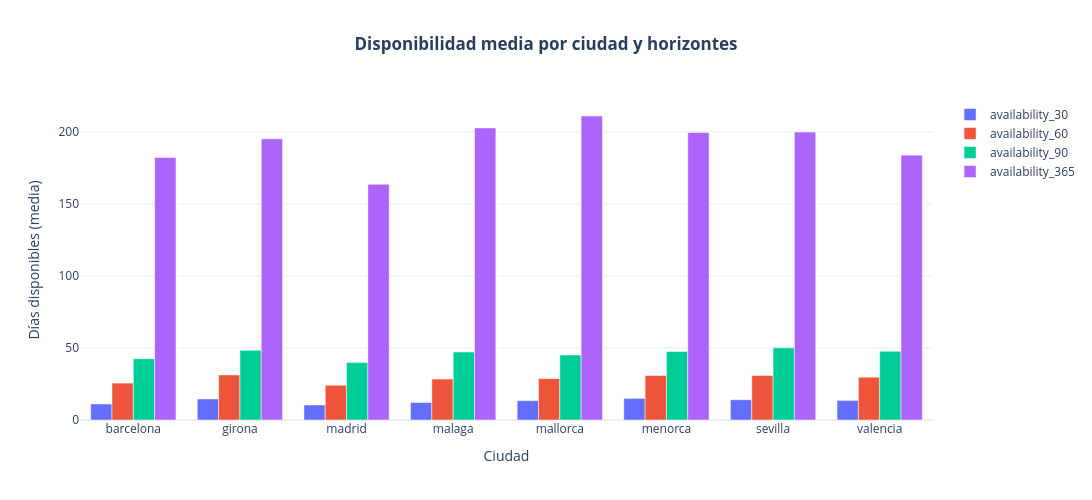

Notebook cell for this chart:
### Code cell
fig = go.Figure()

for col in disp_final.columns:
    fig.add_trace(go.Bar(
        x=disp_final.index,
        y=disp_final[col],
        name=col
    ))

fig.update_layout(
    title='<b>Disponibilidad media por ciudad y horizontes</b>',
    title_x=0.5,
    xaxis_title='Ciudad',
    yaxis_title='Días disponibles (media)',
    width=1300,
    height=500,
    template='plotly_white'
)

fig.show()

### Figure 1 — Plotly figure (JSON) as saved in the notebook; plotly's stock layout.template omitted (floating-point values rounded to 4 significant figures)
{"data": [{"name": "availability_30", "type": "bar", "x": ["barcelona", "girona", "madrid", "malaga", "mallorca", "menorca", "sevilla", "valencia"], "y": [11.11, 14.59, 10.41, 12.14, 13.41, 14.99, 14.06, 13.59]}, {"name": "availability_60", "type": "bar", "x": ["barcelona", "girona", "madrid", "malaga", "mallorca", "menorca", "sevilla", "valencia"], "y": [25.63, 31.27, 24.12, 28.43, 28.7, 30.88, 30.92, 29.73]}, {"name": "availability_90", "type": "bar", "x": ["barcelona", "girona", "madrid", "malaga", "mallorca", "menorca", "sevilla", "valencia"], "y": [42.5, 48.35, 39.95, 47.13, 45.17, 47.54, 50.05, 47.72]}, {"name": "availability_365", "type": "bar", "x": ["barcelona", "girona", "madrid", "malaga", "mallorca", "menorca", "sevilla", "valencia"], "y": [182.1, 195.1, 163.6, 202.7, 210.9, 199.5, 199.8, 183.8]}], "layout": {"height": 500, "title": {"text": "<b>Disponibilidad media por ciudad y horizontes</b>", "x": 0.5}, "width": 1300, "xaxis": {"title": {"text": "Ciudad"}}, "yaxis": {"title": {"text": "Días disponibles (media)"}}}}
